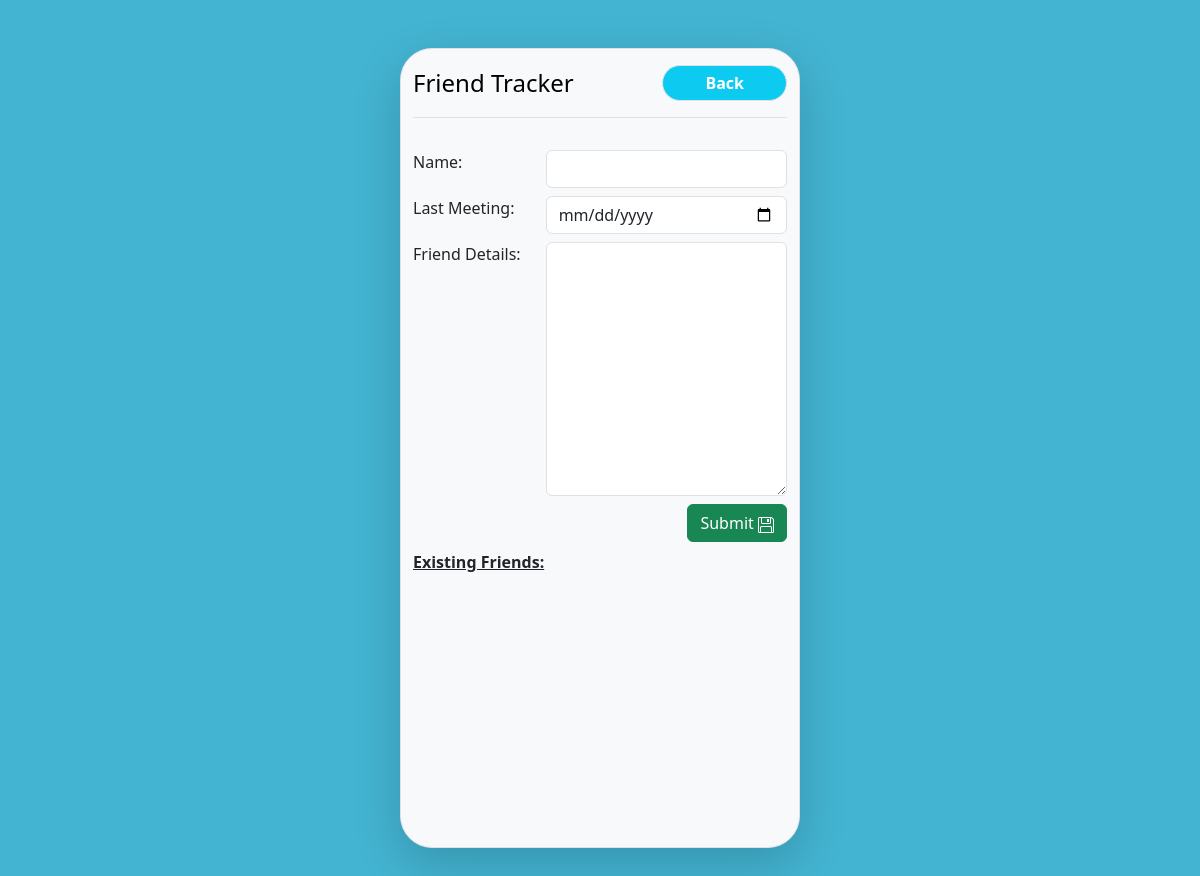
Before: /Asaf/addFriend/ with the older database file.
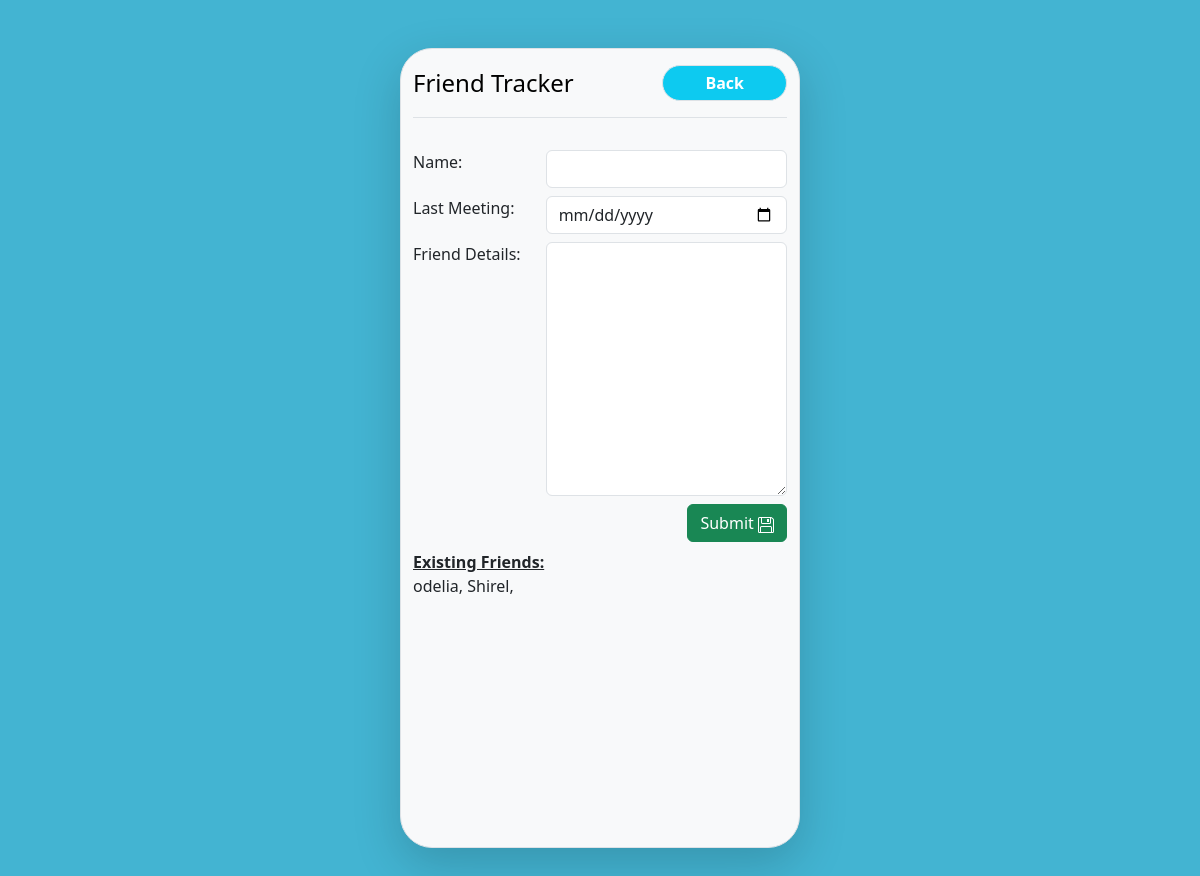
After: the same page with the newer database file.
### home/models.py (models this page shows)
class Friend(models.Model):
    username = models.ForeignKey(User, on_delete=models.CASCADE)
    name = models.CharField(max_length=100, primary_key=True)
    dateCreated = models.DateTimeField(auto_now_add=True)
    def __str__(self):
        return f"{self.name}"

### home/views.py (the view, shortened to what this page needs)
# urls.py: path('<str:username>/addFriend/', views.addFriendPage, name="addFriend")
def addFriendPage(request, username):
    context = {}
    user = User.objects.get(username=username)
    form = AddFriendForm()
    friends = Friend.objects.filter(username=user)
    context["friends"] = friends
    context["user"] = user
    context["form"] = form
    context["title"]="addFriend"
    return render(request, "addFriend.html",context=context)

### home/forms.py
class AddFriendForm(forms.ModelForm):
	name = forms.CharField(label="Create new friend", max_length=100, widget=forms.TextInput(attrs={
            'placeholder': '',  # Grayed-out text
			'class': 'form-control'
    }))
	date = forms.DateField(label="Last meeting date" , widget=forms.DateInput(attrs={
		"type" : "date",
		'placeholder': 'When did you meet?',  # Grayed-out text
		'class': 'form-control'
	}))
	details = forms.CharField(label="Details",required=False,widget=forms.Textarea(attrs={'class': 'form-control'}))
	class Meta:
		model = Meeting
		fields = ["date"]

### home/templates/addFriend.html (shortened to what this page needs)
{% extends "base.html" %}
{%block content%}
<form method="post", action={% url "addFriend" username=user.username %}>
    <div class="row my-2">
        <div class="col-4 text-start">
            Name:
        </div>
        <div class="col-8">
            {{form.name}}
        </div>
    </div>
    <div class="row my-2">
        <div class="col-4 text-start">
            Last Meeting:
        </div>
        <div class="col-8">
            {{form.date}}
        </div>
    </div>
    <div class="row my-2">
        <div class="col-4 text-start">
            Friend Details:
        </div>
        <div class="col-8">
            {{form.details}}
        </div>
    </div>
    <div class="row my-2">
        <div class="col-4 ">
        </div>
        <div class="col-8 text-end">
            <button name="saveFriend" class="btn btn-success">Submit  </button>
        </div>
    </div>
    <div class="row">
        <div class="col-5 text-start fw-bold ">
            <u> Existing Friends:</u>
        </div>
        <div class="col-7">
        </div>
    </div>
    <div class="row">
        <div class="col text-start">
            {% for friend in friends%}
                {{friend}},
            {% endfor%}
        </div>
    </div>
{%endblock%}

Changed rows visible on the page:
added Friend: name "odelia"
added Friend: name "Shirel"
